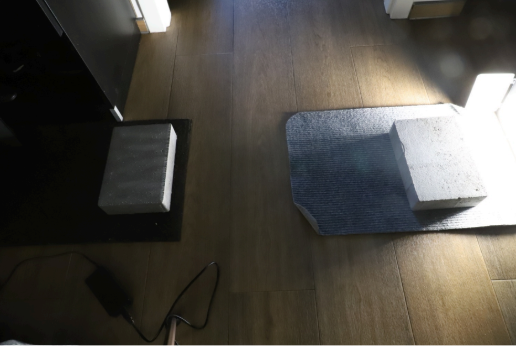
#> input picture example.png, 516 x 346 px
$ python cutRightHalf.py
#> lines starting #> are read from the running program, lines starting #| are printed output that depends on the picture
import numpy as np
import cv2

image = cv2.imread('example.png', cv2.IMREAD_GRAYSCALE)
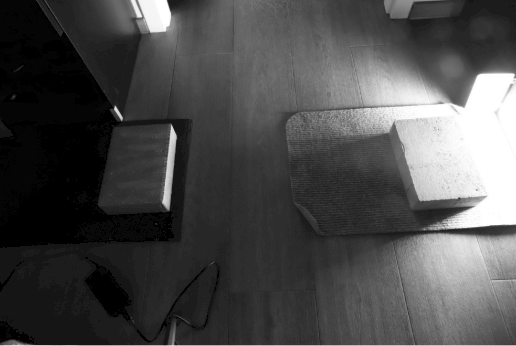
#> image: shape (346, 516); min 0, max 255, mean 74.9
if image is None:
    print("Błąd: Nie udało się wczytać obrazu.")
    exit()

width = image.shape[1]
#> width = 516
halfWidth = width // 2
#> halfWidth = 258

rightHalf = image[:, halfWidth:]
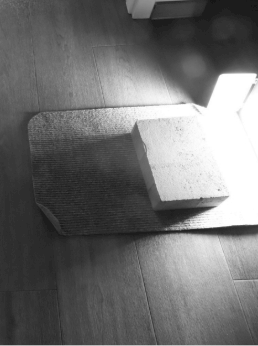
#> rightHalf: shape (346, 258); min 21, max 255, mean 111.9

cv2.imshow('Right Half', rightHalf)

cv2.waitKey(0)
cv2.destroyAllWindows()
